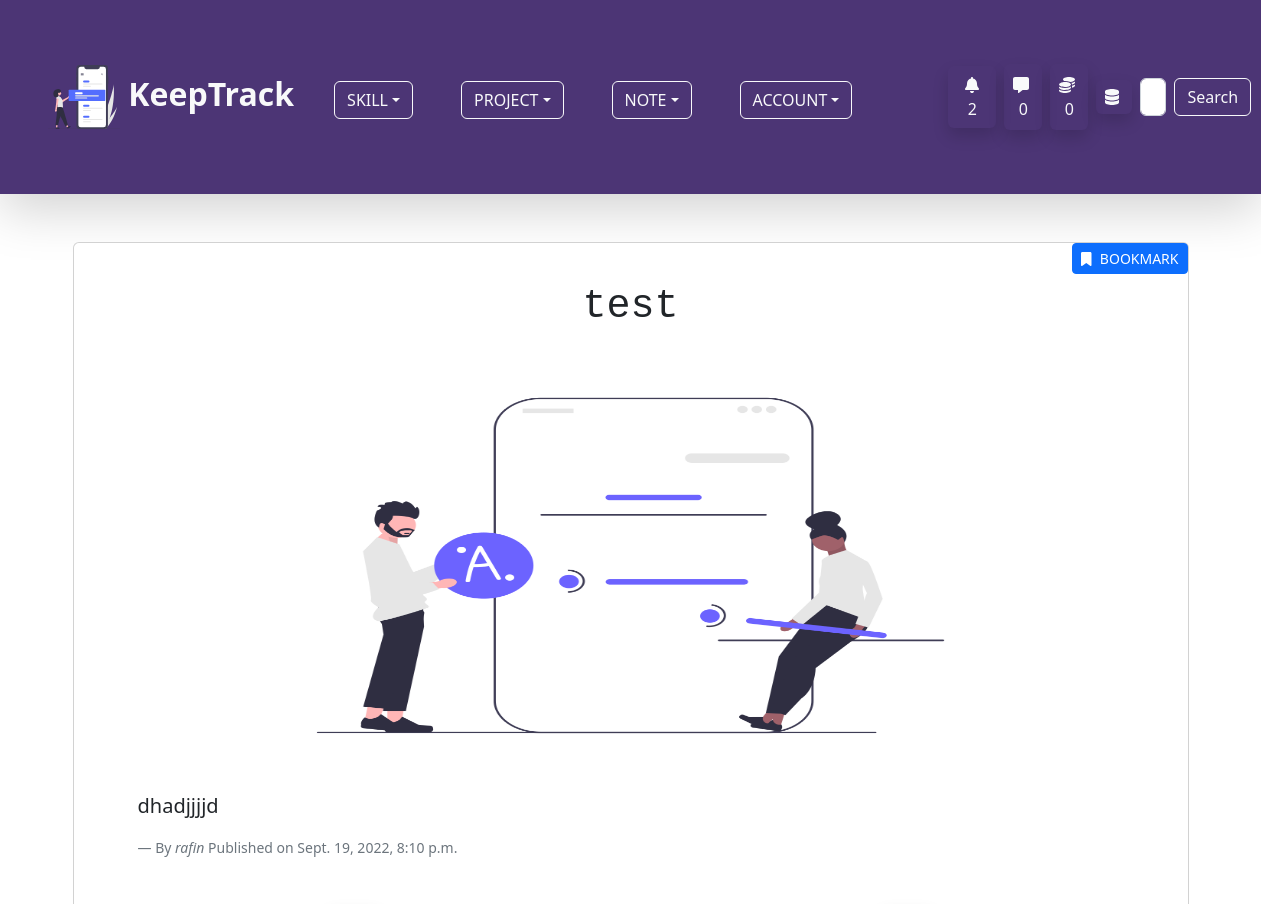
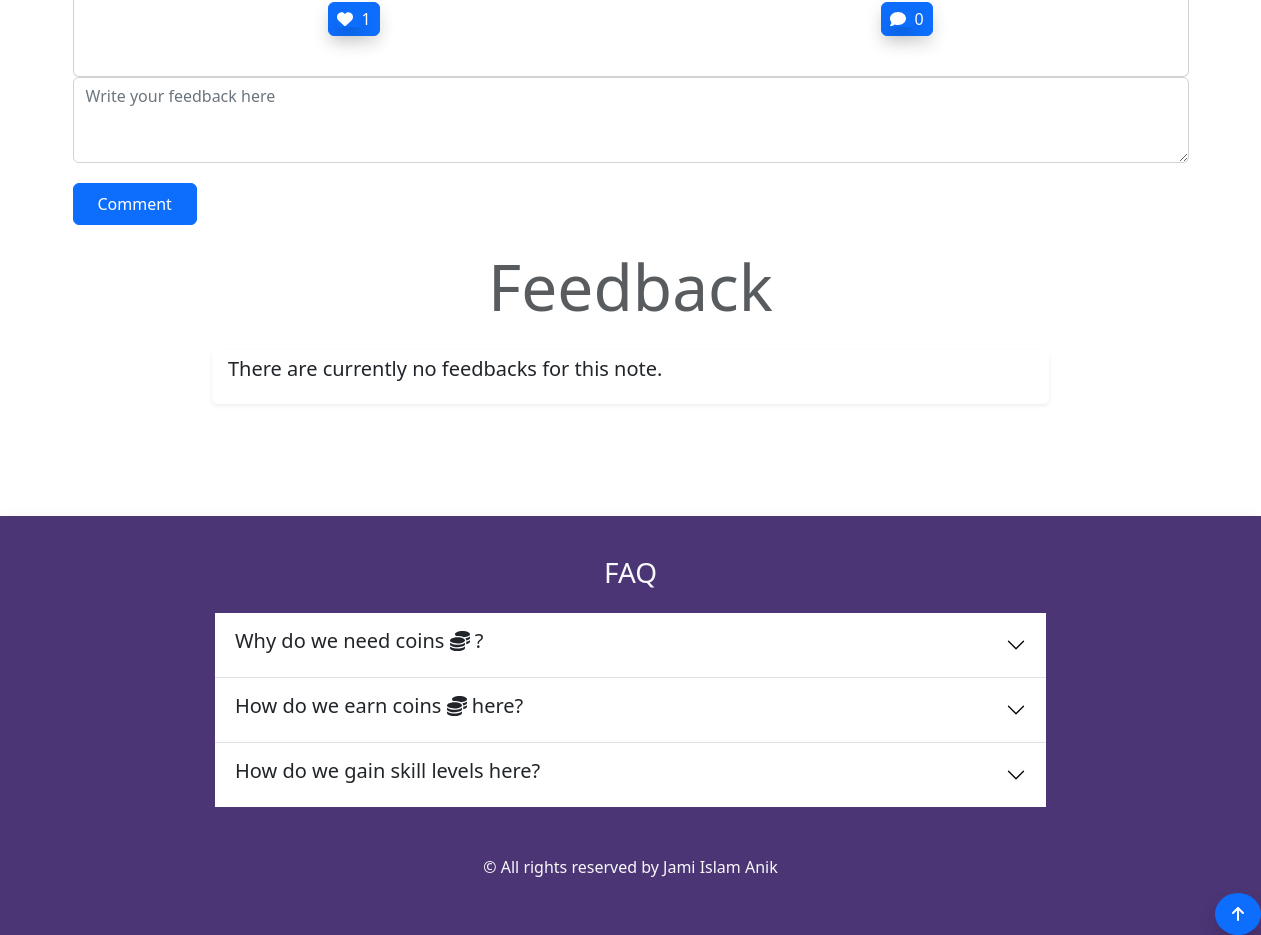
Page /note/single-note/24/test/ (signed in) on the committed database (2 pictures, top to bottom).
### account/models.py (models this page shows, shortened)
class Profile(models.Model):
    user = models.OneToOneField(User,on_delete=models.CASCADE,null=True,blank=True)
    profile_image = models.ImageField(null=True,blank=True,upload_to='keeptrack/images/',default = 'keeptrack/default_images/default_profile_i2ejjp.png')
    username = models.CharField(max_length=255)
    first_name = models.CharField(max_length=255,null=True,blank=True)
    last_name = models.CharField(max_length=255,null=True,blank=True)
    bio = models.TextField(max_length=1000,blank=True,null=True)
    email = models.EmailField(max_length=255,blank=True,null=True)
    portfolio_site = models.URLField(max_length=500,blank=True,null=True)
    facebook = models.URLField(max_length=2000,blank=True,null=True)
    linkedin = models.URLField(max_length=2000,blank=True,null=True)
    youtube = models.URLField(max_length=2000,blank=True,null=True)
    coin = models.IntegerField(default=100,null=True,blank=True)
    def __str__(self):
        return self.username

class Inbox(models.Model):
    owner = models.OneToOneField(Profile, on_delete=models.CASCADE)
    created_at = models.DateTimeField(auto_now_add=True)

### note/models.py (models this page shows, shortened)
class Note(models.Model):
    comment = GenericRelation(Comment)
    like = GenericRelation(Like)
    content_type = models.ForeignKey(ContentType, null=True, on_delete=models.SET_NULL)
    object_id = models.IntegerField()
    content_object = GenericForeignKey()
    owner = models.ForeignKey(Profile,on_delete=models.CASCADE)
    note_image = models.ImageField(null=True, blank =True, upload_to='keeptrack/images/')
    title = models.CharField(max_length=255)
    body = models.TextField()
    created_at = models.DateTimeField(auto_now_add=True)
    class Meta:
        ordering = ['-created_at']

### note/views.py (the view, shortened to what this page needs)
# urls.py: path('single-note/<pk>/<slug:slug_title>/',views.single_note_page,name="single-note-page"),
@login_required(login_url='login-page')
def single_note_page(request,pk,slug_title):
    note = Note.objects.get(pk=pk)
    form = CommentForm()
    current_owner_id = request.user.profile.id
    current_owner = Profile.objects.get(pk=current_owner_id)
    if request.method == 'POST' and request.POST.get('action') == 'delete' and request.user.profile == note.owner:
        note.delete()
        messages.success(request, 'Your note was deleted!')
        return redirect('note-page')
    like_count = note.like.count()
    comment_count = note.comment.count()
    comments = note.comment.all()
    context = {
        'note':note,
        'like_count':like_count,
        'comment_count':comment_count,
        'comments': list(comments),
        'form':form,
    }
    return render(request, 'note/single_note_page.html',context)

### feedback/forms.py
class CommentForm(ModelForm):
    class Meta:
        model = Comment
        fields = ('body',)
        labels = {
            'body':"",
        }
        widgets = {
            'body':forms.Textarea(attrs={'class':'form-control','rows':'3','placeholder':'Write your feedback here'})
        }

### note/templates/note/single_note_page.html (shortened to what this page needs)
{% extends 'base.html' %}
{% load static %}
{% block content %}
<div class="container my-2">
    <div class="card w-100 mx-auto">
        <div class="card-body position-relative">
            <h1 class="card-title text-center font-monospace pt-4 pb-3">{{ note.title }}</h1>
            <form action="" method="POST">
                <button class="btn btn-sm btn-primary px-2 py-1 position-absolute top-0 end-0" name="action" value="bookmark"><i class="fas fa-bookmark pe-2"></i>BOOKMARK</button>
            </form>
            {% if note.note_image %}
            <div class="text-center"><img src="{{ note.note_image.url }}" class="img-fluid w-75 rounded"
                    id="single-note-image-h" alt="Note Image" /></div>
            {% else %}
            <div class="text-center"><img src="{% static 'images/default_note.png' %}" class="img-fluid w-75 rounded"
                    id="single-note-image-h" alt="Note Image" /></div>
            {% endif %}
            <figure class="py-3 px-2 px-md-5">
                <blockquote class="blockquote">
                    <p class="fs-5">{{ note.body|linebreaksbr }}
                </blockquote>
                <figcaption class="blockquote-footer mt-2">By
                    <cite title="Source Title">{{ note.owner }}</cite>
                    Published on {{ note.created_at }}
                </figcaption>
            </figure>
            <div class="row mb-4">
                <div class="col col-6 text-center">
                    <form action="" method="POST">
                        <button type="submit" class="btn btn-primary shadow px-2 py-1" name="action" value="like"><i class="fas fa-heart pe-2 shadow"></i>{{ like_count }}
                             </button>
                    </form>
                </div>
                <div class="col col-6 text-center">
                    <button class="btn btn-primary shadow px-2 py-1"> <i class="fas fa-comment pe-2 shadow"></i>{{ comment_count }}
                    </button>
                </div>
            </div>
        </div>
    </div>
    <div class="rounded">
        {% if request.user.profile != note.owner %}
        <form action="" method="POST">
            {{ form.as_p }}
            <button type="submit" class="btn btn-primary py-2 px-4 mt-1 mb-3" name="action"
                value="comment-create">Comment</button>
        </form>
        {% endif %}
        <h3 class="display-3 text-center text-muted py-2">Feedback</h3>
        <div class="shadow-sm rounded my-3 w-75 mx-auto">
            {% if comments %}
            {% for comment in comments %}
            <div class="py-1 px-3">
                <div class="row">
                <a href="{% url 'account-page' comment.owner.username %}" class="text-primary col col-10 h4 text-decoration-none"><i class="fas fa-user pe-2"></i>{{ comment.owner.username }}</a>
                <div class="col col-2 text-center">
                    <form action="" method="POST">
                        {% csrf_token %}
                        <button class="btn btn-outline-danger" type="submit" name="action" value="comment-delete-{{ comment.id }}"><i class="fas fa-trash"></i></button>
                    </form>
                </div>
            </div>
                <p class="lead">{{ comment.body }}</p>
                <div class="text-center"><i class="fas fa-gears fa-spin"></i></div>
            </div>
            {% endfor %}
            {% else %}
            <div class="py-1 px-3">
                <p class="lead">There are currently no feedbacks for this note.</p>
            </div>
            {% endif %}
        </div>
    </div>
</div>
{% endblock %}

### templates/navbar.html (shortened to what this page needs)
{% load static %}
<nav class="navbar navbar-expand-lg navbar-light mb-5 shadow-lg" id="custom-bg">
  <div class="container-fluid p-3 p-md-5">
    <a class="navbar-brand fs-2 text-light fw-bold" href="{% url 'home-page' %}">
      <img src="{% static 'svg/navicon.svg' %}" alt="icon" class=" bg-transparent"
        width="72" height="72">
      KeepTrack
    </a>
    <div class="collapse navbar-collapse" id="navbarSupportedContent">
      <ul class="navbar-nav me-auto mb-2 mb-lg-0 px-4 fs-3">
        {% if user.is_authenticated %}
        <li class="nav-item dropdown me-5 mb-3 mb-md-0">
          <button class="btn btn-outline-light dropdown-toggle text-uppercase" id="navbarWithDropdown"
            data-bs-toggle="dropdown" role="button" aria-expanded="false">Skill</button>
        </li>
        <li class="nav-item dropdown me-5 mb-3 mb-md-0">
          <button class="btn btn-outline-light dropdown-toggle text-uppercase" id="navbarWithDropdown"
            data-bs-toggle="dropdown" role="button" aria-expanded="false">Project</button>
        </li>
        <li class="nav-item dropdown me-5 mb-3 mb-md-0">
          <button class="btn btn-outline-light dropdown-toggle text-uppercase" id="navbarWithDropdown"
            data-bs-toggle="dropdown" role="button" aria-expanded="false">Note</button>
        </li>
        {% endif %}
        <li class="nav-item dropdown me-5 mb-3 mb-md-0">
          <button class="btn btn-outline-light dropdown-toggle text-uppercase" id="navbarWithDropdown"
            data-bs-toggle="dropdown" role="button" aria-expanded="false">Account</button>
        </li>
      </ul>
      {% if user.is_authenticated %}
      <button class="btn ms-4 me-2 shadow text-light" data-bs-toggle="modal"
                    data-bs-target="#notificationModal"><span class="ps-1"><i class="fas fa-bell fa-bounce pe-1"></i>
                      {{ user.profile.notification_set.count }}
                    </span>
                </button>
      <a href="{% url 'inbox-page' %}" class="btn text-light p-2 me-2 shadow rounded my-2"><i class="fas fa-message fa-bounce pe-1"></i>{{ user.profile.inbox.message_set.count }} </a>
      <a href="{% url 'note-page' %}" class="btn text-light p-2 me-2 shadow rounded my-2"><i class="fas fa-coins fa-bounce pe-1"></i>{{ user.profile.coin }} </a>
      {% if user.is_superuser %}
      <a href="{% url 'dashboard' %}" class="btn text-light p-1 px-2 me-2 shadow rounded my-2"><i class="fas fa-database fa-bounce pe-1"></i></a>
      {% endif %}
      {% endif %}
      <form class="d-flex my-2" method="POST" action="{% url 'home-page' %}">
        <input class="form-control me-2" type="search" placeholder="Search Users by username..." aria-label="Search" name="searched">
        <button class="btn btn-outline-light" type="submit">Search</button>
      </form>
    </div>
  </div>
</nav>

### static/css/app.css (style rules this page uses)
#custom-bg { background-color: #4C3575; }
#single-note-image-h { height: 420px; }

### rows in the picture
Note: title "test", body "dhadjjjjd", owner "rafin", created_at "Sept. 19, 2022, 8:10 p.m."

### other values in the picture
{{ user.profile.notification_set.count }} "2"
{{ user.profile.inbox.message_set.count }} "0"
{{ user.profile.coin }} "0"
{{ like_count }} "1"
{{ comment_count }} "0"
